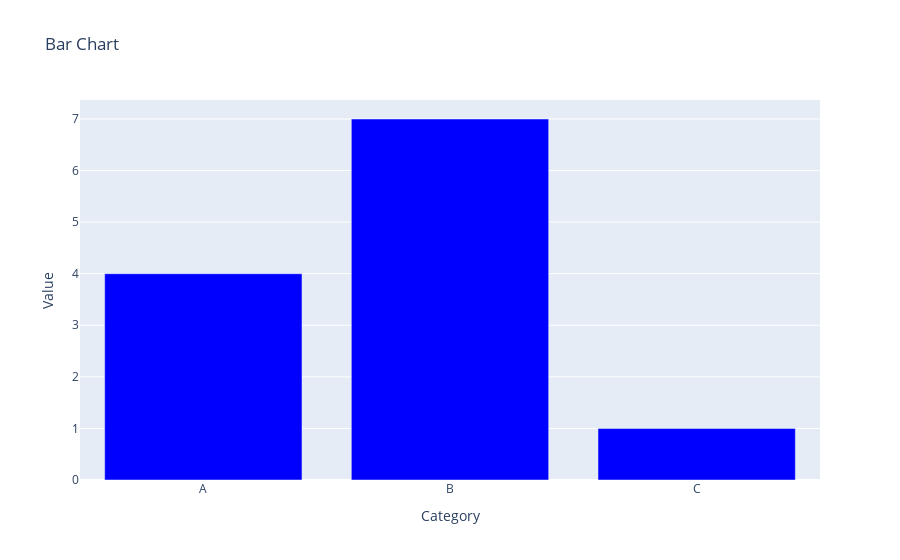
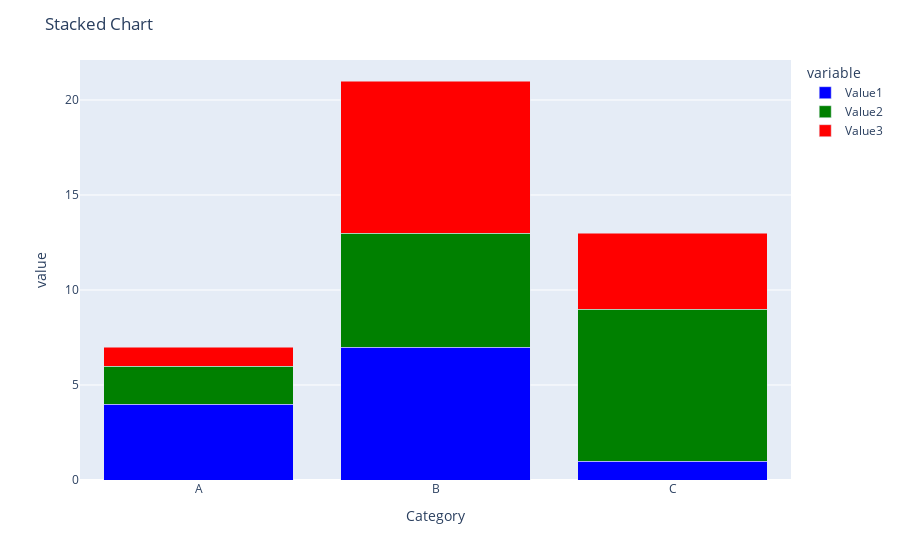
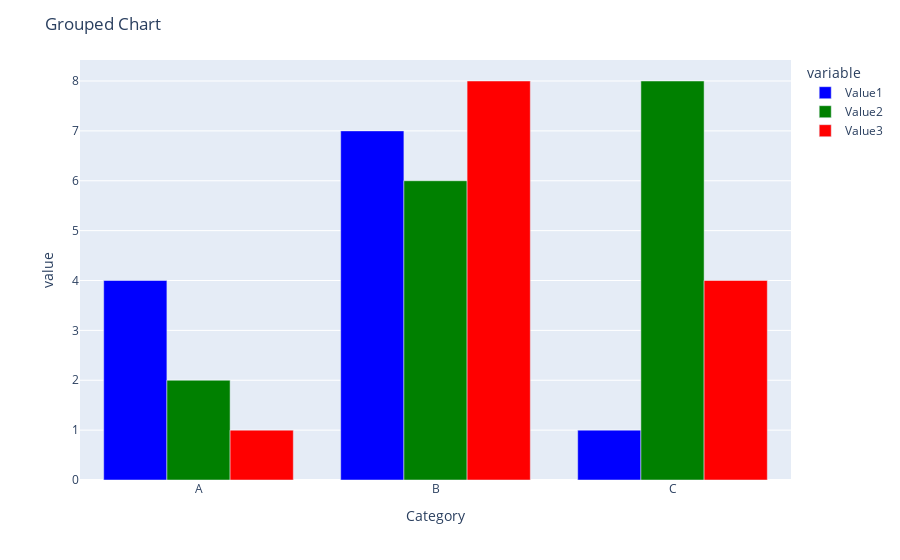

Source (notebook cell) for these figures, in order:
### Code cell
import sys
__package__ = "tests"
sys.path.append('E:\\Assignments\\FTI\\library\\ExpressLibrary')
from src.visualizations.bar_chart import BarChart  

# Simple Bar Chart
simple_bar = BarChart(df_bar, 'Category', ['Value1'])
simple_bar.set_labels('Category', 'Value')
simple_bar.set_colors(['blue'])
simple_bar.set_title("Bar Chart")
simple_bar.create_simple_bar()

# Stacked Bar Chart
stacked_bar = BarChart(df_bar, 'Category', ['Value1', 'Value2', 'Value3'])
stacked_bar.set_labels('Category', 'Value')
stacked_bar.set_colors(['blue', 'green', 'red'])
stacked_bar.set_title("Stacked Chart")
stacked_bar.create_stacked_bar()

# Grouped Bar Chart
grouped_bar = BarChart(df_bar, 'Category', ['Value1', 'Value2', 'Value3'])
grouped_bar.set_labels('Category', 'Value')
grouped_bar.set_colors(['blue', 'green', 'red'])
grouped_bar.set_title("Grouped Chart")
grouped_bar.create_grouped_bar()

### Figure 1 — Plotly figure (JSON) as saved in the notebook; plotly's stock layout.template omitted (floating-point values rounded to 4 significant figures)
{"data": [{"marker": {"color": "blue"}, "name": "Value1", "type": "bar", "x": ["A", "B", "C"], "y": [4, 7, 1]}], "layout": {"title": {"text": "Bar Chart"}, "xaxis": {"title": {"text": "Category"}}, "yaxis": {"title": {"text": "Value"}}}}

### Figure 2 — Plotly figure (JSON) as saved in the notebook; plotly's stock layout.template omitted (floating-point values rounded to 4 significant figures)
{"data": [{"alignmentgroup": "True", "hovertemplate": "variable=Value1<br>Category=%{x}<br>value=%{y}<extra></extra>", "legendgroup": "Value1", "marker": {"color": "blue", "pattern": {"shape": ""}}, "name": "Value1", "offsetgroup": "Value1", "orientation": "v", "showlegend": true, "textposition": "auto", "type": "bar", "x": ["A", "B", "C"], "xaxis": "x", "y": [4, 7, 1], "yaxis": "y"}, {"alignmentgroup": "True", "hovertemplate": "variable=Value2<br>Category=%{x}<br>value=%{y}<extra></extra>", "legendgroup": "Value2", "marker": {"color": "green", "pattern": {"shape": ""}}, "name": "Value2", "offsetgroup": "Value2", "orientation": "v", "showlegend": true, "textposition": "auto", "type": "bar", "x": ["A", "B", "C"], "xaxis": "x", "y": [2, 6, 8], "yaxis": "y"}, {"alignmentgroup": "True", "hovertemplate": "variable=Value3<br>Category=%{x}<br>value=%{y}<extra></extra>", "legendgroup": "Value3", "marker": {"color": "red", "pattern": {"shape": ""}}, "name": "Value3", "offsetgroup": "Value3", "orientation": "v", "showlegend": true, "textposition": "auto", "type": "bar", "x": ["A", "B", "C"], "xaxis": "x", "y": [1, 8, 4], "yaxis": "y"}], "layout": {"barmode": "stack", "legend": {"title": {"text": "variable"}, "tracegroupgap": 0}, "margin": {"t": 60}, "title": {"text": "Stacked Chart"}, "xaxis": {"anchor": "y", "domain": [0, 1], "title": {"text": "Category"}}, "yaxis": {"anchor": "x", "domain": [0, 1], "title": {"text": "value"}}}}

### Figure 3 — Plotly figure (JSON) as saved in the notebook; plotly's stock layout.template omitted (floating-point values rounded to 4 significant figures)
{"data": [{"alignmentgroup": "True", "hovertemplate": "variable=Value1<br>Category=%{x}<br>value=%{y}<extra></extra>", "legendgroup": "Value1", "marker": {"color": "blue", "pattern": {"shape": ""}}, "name": "Value1", "offsetgroup": "Value1", "orientation": "v", "showlegend": true, "textposition": "auto", "type": "bar", "x": ["A", "B", "C"], "xaxis": "x", "y": [4, 7, 1], "yaxis": "y"}, {"alignmentgroup": "True", "hovertemplate": "variable=Value2<br>Category=%{x}<br>value=%{y}<extra></extra>", "legendgroup": "Value2", "marker": {"color": "green", "pattern": {"shape": ""}}, "name": "Value2", "offsetgroup": "Value2", "orientation": "v", "showlegend": true, "textposition": "auto", "type": "bar", "x": ["A", "B", "C"], "xaxis": "x", "y": [2, 6, 8], "yaxis": "y"}, {"alignmentgroup": "True", "hovertemplate": "variable=Value3<br>Category=%{x}<br>value=%{y}<extra></extra>", "legendgroup": "Value3", "marker": {"color": "red", "pattern": {"shape": ""}}, "name": "Value3", "offsetgroup": "Value3", "orientation": "v", "showlegend": true, "textposition": "auto", "type": "bar", "x": ["A", "B", "C"], "xaxis": "x", "y": [1, 8, 4], "yaxis": "y"}], "layout": {"barmode": "group", "legend": {"title": {"text": "variable"}, "tracegroupgap": 0}, "margin": {"t": 60}, "title": {"text": "Grouped Chart"}, "xaxis": {"anchor": "y", "domain": [0, 1], "title": {"text": "Category"}}, "yaxis": {"anchor": "x", "domain": [0, 1], "title": {"text": "value"}}}}
